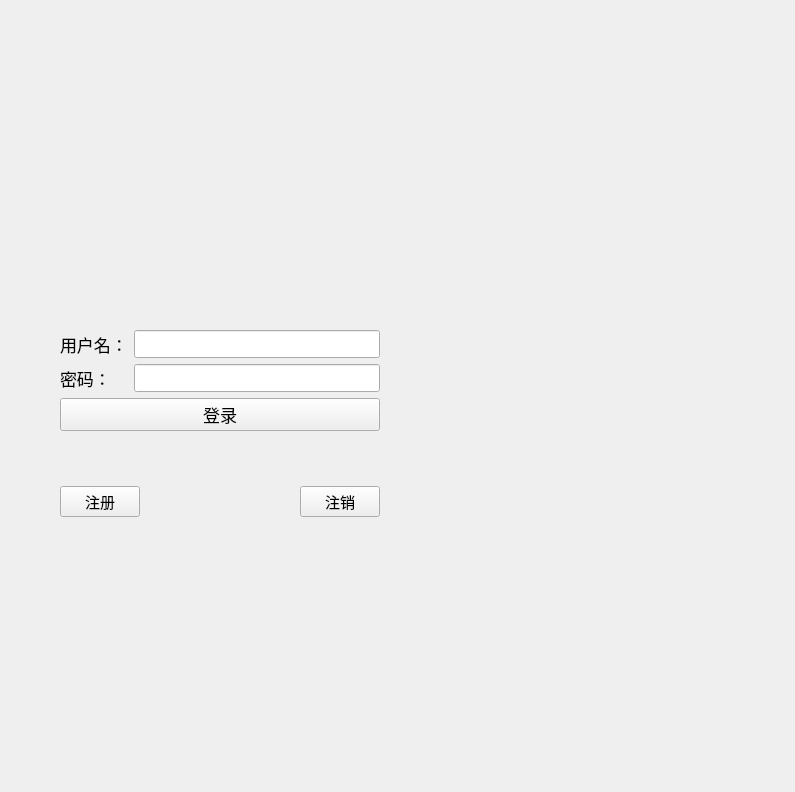
<?xml version="1.0" encoding="UTF-8"?>
<ui version="4.0">
 <class>TcpClient</class>
 <widget class="QWidget" name="TcpClient">
  <property name="geometry">
   <rect>
    <x>0</x>
    <y>0</y>
    <width>795</width>
    <height>792</height>
   </rect>
  </property>
  <property name="windowTitle">
   <string>TcpClient</string>
  </property>
  <widget class="QWidget" name="">
   <property name="geometry">
    <rect>
     <x>60</x>
     <y>330</y>
     <width>320</width>
     <height>187</height>
    </rect>
   </property>
   <layout class="QVBoxLayout" name="verticalLayout">
    <item>
     <layout class="QFormLayout" name="formLayout">
      <item row="0" column="0">
       <widget class="QLabel" name="name_lab">
        <property name="font">
         <font>
          <pointsize>13</pointsize>
         </font>
        </property>
        <property name="text">
         <string>用户名：</string>
        </property>
       </widget>
      </item>
      <item row="0" column="1">
       <widget class="QLineEdit" name="name_le">
        <property name="font">
         <font>
          <pointsize>13</pointsize>
         </font>
        </property>
       </widget>
      </item>
      <item row="1" column="0">
       <widget class="QLabel" name="pwb_lab">
        <property name="font">
         <font>
          <pointsize>13</pointsize>
         </font>
        </property>
        <property name="text">
         <string>密码：</string>
        </property>
       </widget>
      </item>
      <item row="1" column="1">
       <widget class="QLineEdit" name="pwd_le">
        <property name="font">
         <font>
          <pointsize>13</pointsize>
         </font>
        </property>
        <property name="echoMode">
         <enum>QLineEdit::Password</enum>
        </property>
       </widget>
      </item>
      <item row="2" column="0" colspan="2">
       <widget class="QPushButton" name="login_pb">
        <property name="font">
         <font>
          <pointsize>13</pointsize>
         </font>
        </property>
        <property name="text">
         <string>登录</string>
        </property>
       </widget>
      </item>
     </layout>
    </item>
    <item>
     <spacer name="verticalSpacer">
      <property name="orientation">
       <enum>Qt::Vertical</enum>
      </property>
      <property name="sizeHint" stdset="0">
       <size>
        <width>20</width>
        <height>40</height>
       </size>
      </property>
     </spacer>
    </item>
    <item>
     <layout class="QHBoxLayout" name="horizontalLayout">
      <item>
       <widget class="QPushButton" name="register_pb">
        <property name="font">
         <font>
          <pointsize>11</pointsize>
         </font>
        </property>
        <property name="text">
         <string>注册</string>
        </property>
       </widget>
      </item>
      <item>
       <spacer name="horizontalSpacer">
        <property name="orientation">
         <enum>Qt::Horizontal</enum>
        </property>
        <property name="sizeHint" stdset="0">
         <size>
          <width>40</width>
          <height>20</height>
         </size>
        </property>
       </spacer>
      </item>
      <item>
       <widget class="QPushButton" name="cancel_pb">
        <property name="font">
         <font>
          <pointsize>11</pointsize>
         </font>
        </property>
        <property name="text">
         <string>注销</string>
        </property>
       </widget>
      </item>
     </layout>
    </item>
   </layout>
  </widget>
 </widget>
 <resources/>
 <connections/>
</ui>
